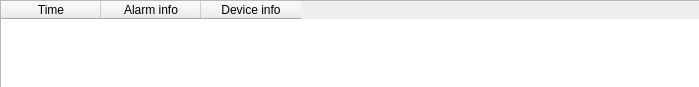
<?xml version="1.0" encoding="UTF-8"?>
<ui version="4.0">
 <class>AlarmTableClass</class>
 <widget class="QWidget" name="AlarmTableClass">
  <property name="geometry">
   <rect>
    <x>0</x>
    <y>0</y>
    <width>699</width>
    <height>87</height>
   </rect>
  </property>
  <property name="windowTitle">
   <string>AlarmTable</string>
  </property>
  <widget class="QTableWidget" name="tableWidget">
   <property name="geometry">
    <rect>
     <x>0</x>
     <y>0</y>
     <width>701</width>
     <height>89</height>
    </rect>
   </property>
   <column>
    <property name="text">
     <string>Time</string>
    </property>
   </column>
   <column>
    <property name="text">
     <string>Alarm info</string>
    </property>
   </column>
   <column>
    <property name="text">
     <string>Device info</string>
    </property>
   </column>
  </widget>
 </widget>
 <layoutdefault spacing="6" margin="11"/>
 <resources/>
 <connections/>
</ui>
